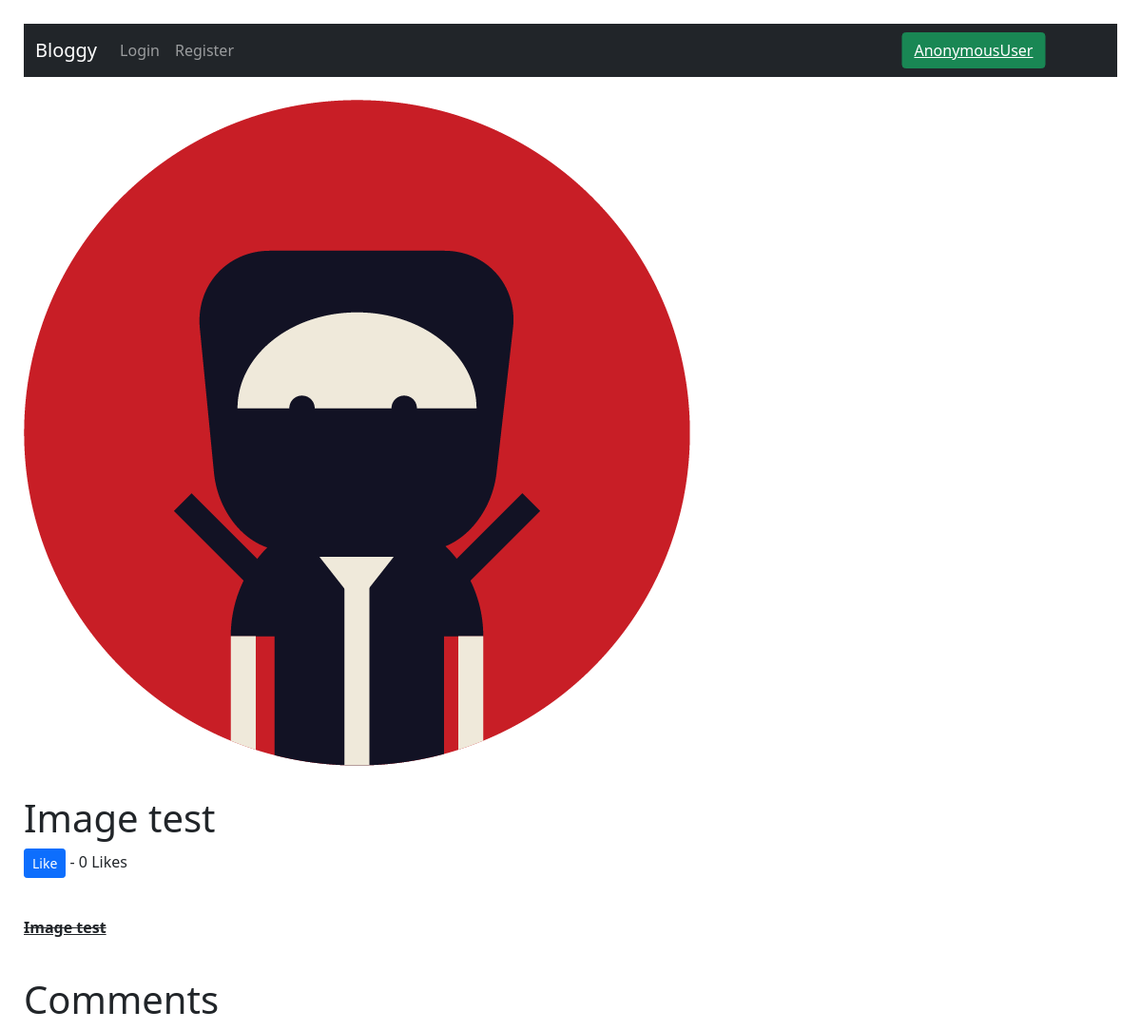
Page /blog/9 (upper part) on the earlier database version.
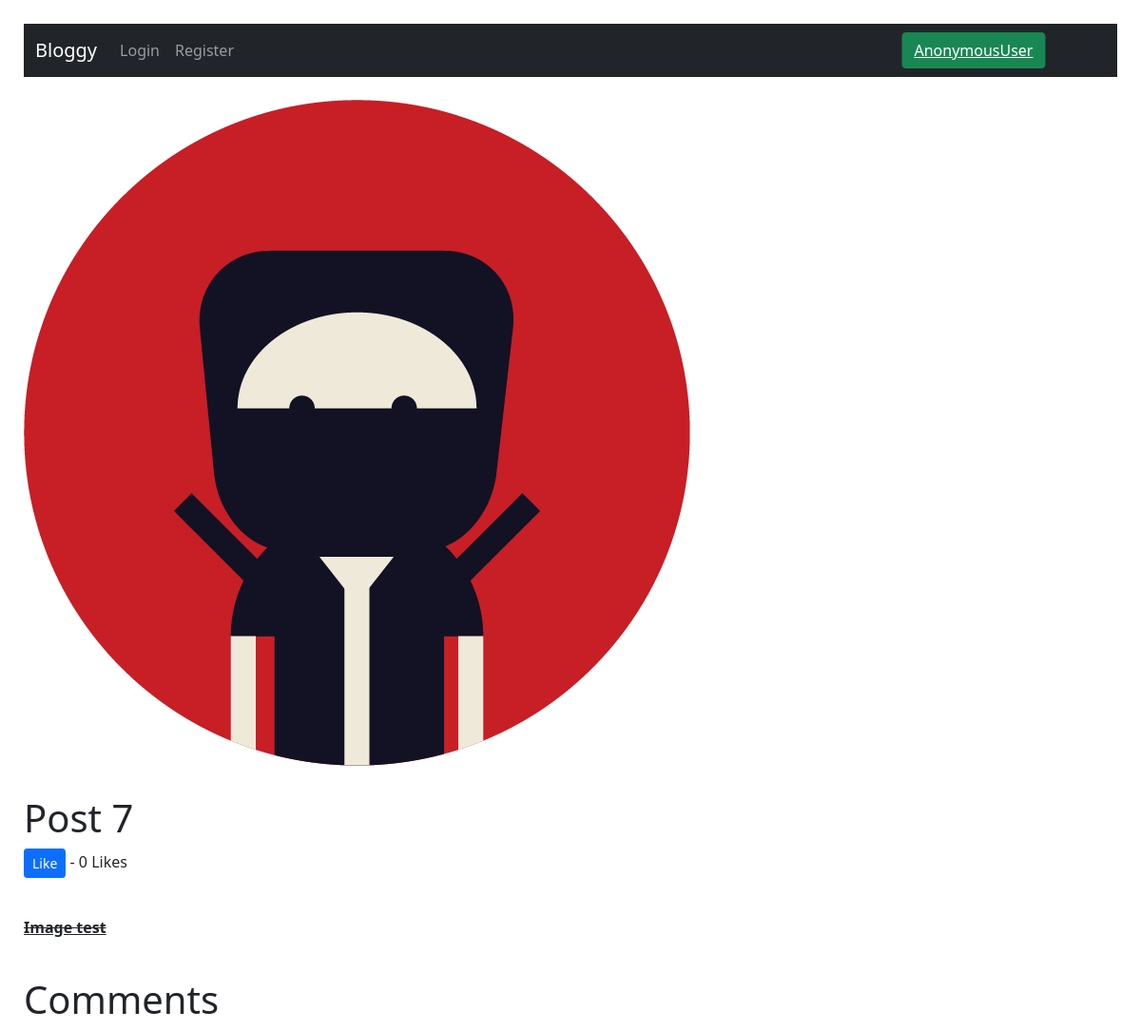
Same page on the later database version.
### myblogapp/models.py (models this page shows, shortened)
class Post(models.Model):
    title = models.CharField(max_length=200)
    header_image = models.ImageField(
        null=True, blank=True, upload_to="images/")
    author = models.ForeignKey(User, on_delete=models.CASCADE)
    body = RichTextField(blank=True, null=True)
    category = models.ForeignKey(
        Category, default=get_default_category, on_delete=models.CASCADE)
    snippet = models.CharField(max_length=200, default="NO SNIPPET HERE!")
    likes = models.ManyToManyField(User, related_name="blog_likes")
    def count_likes(self):
        return self.likes.count()

### myblogapp/views.py (the view)
# urls.py: path('blog/<int:pk>', BlogDetailView.as_view(), name="detail-post"),
class BlogDetailView(DetailView):
    model = Post
    template_name = 'myblogapp/details_post.html'

### myblogapp/templates/myblogapp/details_post.html (shortened to what this page needs)
{% include 'myblogapp/base.html'%}
{% load static %}
{%block content%}
{% if post.header_image%}
<img src="{{post.header_image.url}}" class="img-fluid" alt="{{post.header_image.url}}">
{% endif %}
<h1>{{post.title}}</h1>
{% if user in post.likes.all %}
<form action="{% url 'unlike-post' post.pk %}" method="post">
    {% csrf_token %}
    <button type="submit" name="post_id" value="{{post.id}}" class="btn btn-danger btn-sm">
        Unlike
    </button> - {{post.count_likes}} Likes
</form>
{%else%}
<form action="{% url 'like-post' post.pk %}" method="post">
    <button type="submit" name="post_id" value="{{post.id}}" class="btn btn-primary btn-sm">
        Like
    </button> - {{post.count_likes}} Likes
</form>
{%endif%}
<p>{{post.body|safe}}</p>
<h1>Comments</h1>
{% endblock %}

Differences in the rows shown:
changed Post "Image test": title "Image test" → "Post 7"
